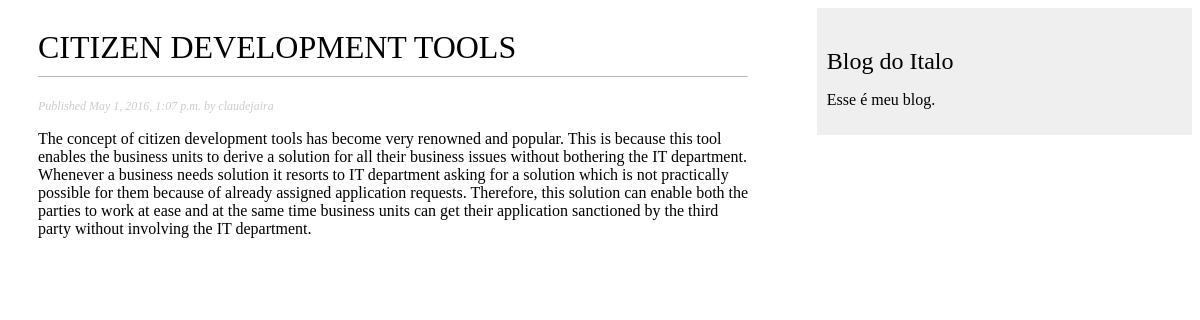
Screenshot of /blog/2016/05/01/citizen-development-tools/ with the database file from the repository.
### blog/models.py (models this page shows, shortened)
class Post(models.Model):
    STATUS_CHOICES = (
        ('draft', 'Draft'),
        ('published', 'Published'),
    )
    title = models.CharField(max_length=250)
    slug = models.SlugField(max_length=250, unique_for_date='publish')
    author = models.ForeignKey(User, related_name='blog_posts')
    body = models.TextField()
    publish = models.DateTimeField(default=timezone.now)
    created = models.DateTimeField(auto_now_add=True)
    updated = models.DateTimeField(auto_now=True)
    status = models.CharField(max_length=10,
                              choices=STATUS_CHOICES,
                              default='draft')
    class Meta:
        ordering = ('-publish',)
    objects = models.Manager()  # The default manager.
    published = PublishedManager()  # Our custom manager.

### blog/views.py (the view)
def post_detail(request, year, month, day, post):
    post = get_object_or_404(Post, slug=post,
                                   status='published',
                                   publish__year=year,
                                   publish__month=month,
                                   publish__day=day)
    return render(request, 'blog/post/detail.html', {'post': post})

### blog/templates/blog/post/detail.html (shortened to what this page needs)
{% extends "blog/base.html" %}
{% block content %}
    <h1>{{ post.title }}</h1>
    <p class="date">
        Published {{ post.publish }} by {{ post.author }}
    </p>
    {{ post.body|linebreaks }}
{% endblock %}

### blog/static/css/blog.css (style rules this page uses)
h1 { font-weight: normal; border-bottom: 1px solid #bbb; padding: 0 0 10px 0; }
p.date { color: #ccc; font-family: georgia, serif; font-size: 12px; font-style: italic; }

### rows the page displays
Post: title "CITIZEN DEVELOPMENT TOOLS", publish "May 1, 2016, 1:07 p.m.", author "claudejaira", body "The concept of citizen development tools has become very renowned and popular. This is because this tool enables the business units to derive a solution for all their business issues without bothering the IT department. Whenever a business needs solution it resorts to IT department asking for a solution which is not practically possible for them because of already assigned application requests. Therefore, this solution can enable both the parties to work at ease and at the same time business units can get their application sanctioned by the third party without involving the IT department."
